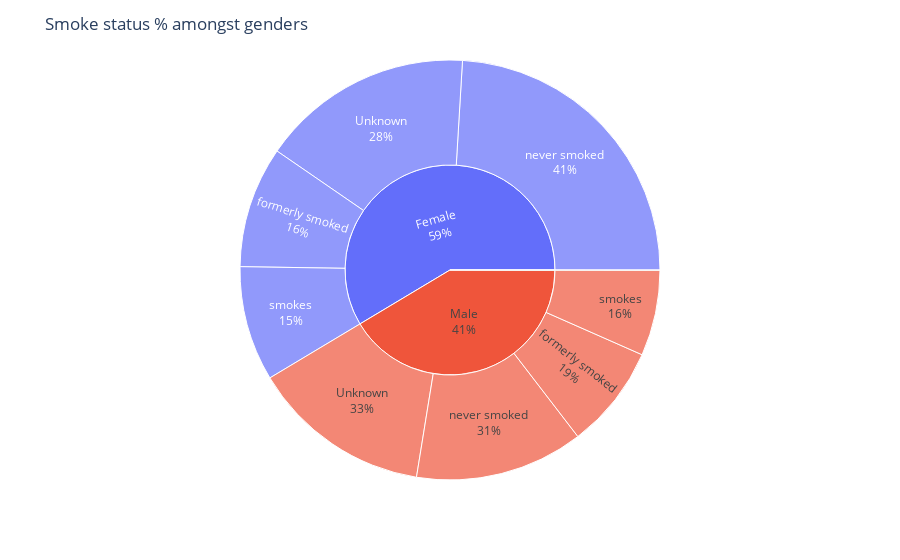

Notebook cell for this chart:
### Markdown cell above
### What is the % of smoking status amongst genders?

### Code cell
import plotly.express as px
fig = px.sunburst(df, path=['gender', 'smoking_status'])
fig.update_traces(textinfo="label+percent parent")
fig.update_layout(title_text="Smoke status % amongst genders")
fig.show()

### Figure 1 — Plotly figure (JSON) as saved in the notebook; plotly's stock layout.template omitted (floating-point values rounded to 4 significant figures)
{"data": [{"branchvalues": "total", "domain": {"x": [0, 1], "y": [0, 1]}, "hovertemplate": "labels=%{label}<br>count=%{value}<br>parent=%{parent}<br>id=%{id}<extra></extra>", "ids": ["Female/Unknown", "Male/Unknown", "Female/formerly smoked", "Male/formerly smoked", "Other/formerly smoked", "Female/never smoked", "Male/never smoked", "Female/smokes", "Male/smokes", "Female", "Male", "Other"], "labels": ["Unknown", "Unknown", "formerly smoked", "formerly smoked", "formerly smoked", "never smoked", "never smoked", "smokes", "smokes", "Female", "Male", "Other"], "name": "", "parents": ["Female", "Male", "Female", "Male", "Other", "Female", "Male", "Female", "Male", "", "", ""], "textinfo": "label+percent parent", "type": "sunburst", "values": [836, 708, 477, 407, 1, 1229, 663, 452, 337, 2994, 2115, 1]}], "layout": {"legend": {"tracegroupgap": 0}, "margin": {"t": 60}, "title": {"text": "Smoke status % amongst genders"}}}
